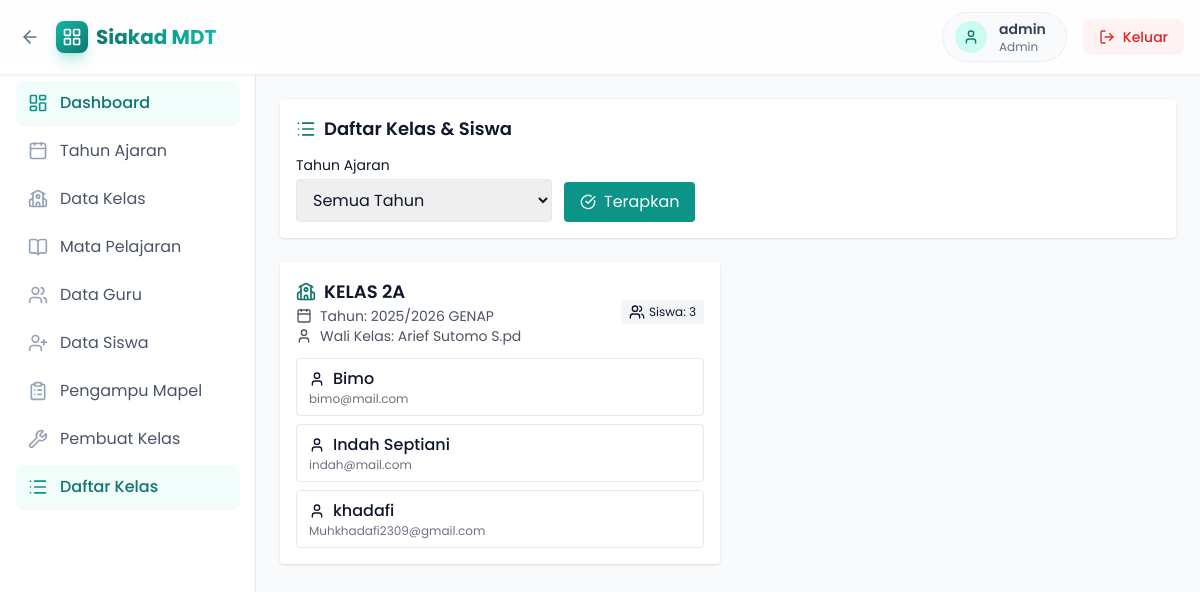
Page /public/index.php?page=admin&resource=class_roster (signed in) on the committed database.
### tables this page shows
CREATE TABLE `users` (
  `id` int(11) NOT NULL,
  `username` varchar(50) NOT NULL,
  `password_hash` varchar(255) NOT NULL,
  `role` enum('admin','teacher','student') NOT NULL,
  `created_at` datetime NOT NULL DEFAULT current_timestamp()
);

CREATE TABLE `classes` (
  `id` int(11) NOT NULL,
  `name` varchar(50) NOT NULL,
  `academic_year_id` int(11) NOT NULL,
  `homeroom_teacher_id` int(11) DEFAULT NULL
);

CREATE TABLE `academic_years` (
  `id` int(11) NOT NULL,
  `label` varchar(20) NOT NULL,
  `is_active` tinyint(1) NOT NULL DEFAULT 0
);

CREATE TABLE `teachers` (
  `id` int(11) NOT NULL,
  `user_id` int(11) NOT NULL,
  `name` varchar(100) NOT NULL,
  `nip` varchar(20) DEFAULT NULL,
  `email` varchar(100) DEFAULT NULL
);

CREATE TABLE `students` (
  `id` int(11) NOT NULL,
  `user_id` int(11) NOT NULL,
  `name` varchar(100) NOT NULL,
  `nis` varchar(20) DEFAULT NULL,
  `email` varchar(100) DEFAULT NULL
);

### config/database.php (called while the page is built, shortened)
<?php
function db(): PDO {
    static $pdo = null;
    if ($pdo === null) {
        $dsn = 'mysql:host=' . DB_HOST . ';dbname=' . DB_NAME . ';charset=utf8mb4';
        $pdo = new PDO($dsn, DB_USER, DB_PASS, [
            PDO::ATTR_ERRMODE => PDO::ERRMODE_EXCEPTION,
            PDO::ATTR_DEFAULT_FETCH_MODE => PDO::FETCH_ASSOC,
        ]);
    }
    return $pdo;
}
?>

### config/auth.php (called while the page is built, shortened)
<?php
require_once __DIR__ . '/database.php';
function current_user(): ?array {
    $stmt = db()->prepare('SELECT id, username, role FROM users WHERE id = ?');
    $stmt->execute([$_SESSION['user_id']]);
    $u = $stmt->fetch();
    return $u ?: null;
}
?>

### models/AcademicYear.php (called while the page is built, shortened)
<?php
require_once __DIR__ . '/../config/database.php';
class AcademicYear {
    public static function activeId(): ?int {
        $stmt = db()->query('SELECT id FROM academic_years WHERE is_active = 1 LIMIT 1');
        $r = $stmt->fetch();
        return $r ? (int)$r['id'] : null;
    }
}
?>

### models/SchoolClass.php (called while the page is built, shortened)
<?php
require_once __DIR__ . '/../config/database.php';
class SchoolClass {
    public static function byYearDetailed(int $academic_year_id): array {
        $sql = 'SELECT c.id, c.name, ay.label AS year_label, t.name AS homeroom_name FROM classes c JOIN academic_years ay ON ay.id = c.academic_year_id LEFT JOIN teachers t ON t.id = c.homeroom_teacher_id WHERE c.academic_year_id = ? ORDER BY c.name';
        $stmt = db()->prepare($sql);
        $stmt->execute([$academic_year_id]);
        return $stmt->fetchAll();
    }
}
?>

### models/ClassStudent.php (called while the page is built, shortened)
<?php
require_once __DIR__ . '/../config/database.php';
class ClassStudent {
    public static function listByClass(int $class_id): array {
        $sql = 'SELECT s.id, s.name, s.nis, s.email FROM class_students cs JOIN students s ON s.id = cs.student_id WHERE cs.class_id = ? ORDER BY s.name';
        $stmt = db()->prepare($sql);
        $stmt->execute([$class_id]);
        return $stmt->fetchAll();
    }
}
?>

### views/admin/class_roster.php (the view, shortened to what this page needs)
<div class="space-y-6">
  <div class="bg-white shadow rounded p-4 hover:shadow-md transition-shadow">
    <div class="text-lg font-semibold mb-3 flex items-center gap-2"><i data-lucide="list" class="w-5 h-5 text-brand-700"></i> Daftar Kelas & Siswa</div>
    <form method="get" class="flex items-end gap-3">
      <div>
        <label class="block text-sm mb-1">Tahun Ajaran</label>
        <select name="academic_year_id" class="w-64 border rounded px-3 py-2">
          <option value="">Semua Tahun</option>
        </select>
      </div>
      <button class="inline-flex items-center gap-2 px-4 py-2 bg-brand-600 hover:bg-brand-700 text-white rounded transition-colors"><i data-lucide="check-circle" class="w-4 h-4"></i><span>Terapkan</span></button>
    </form>
  </div>
  <div class="grid grid-cols-1 md:grid-cols-2 gap-4">
    <?php foreach ($rosters as $r): $c=$r['class']; $students=$r['students']; ?>
      <div class="bg-white shadow rounded p-4 hover:shadow-md transition-shadow">
        <div class="flex items-center justify-between">
          <div>
            <div class="text-lg font-semibold flex items-center gap-2"><i data-lucide="school" class="w-5 h-5 text-brand-700"></i> <?= htmlspecialchars($c['name']) ?></div>
            <div class="text-sm text-gray-600 flex items-center gap-2"><i data-lucide="calendar" class="w-4 h-4"></i> Tahun: <?= htmlspecialchars($c['year_label'] ?? '') ?></div>
            <div class="text-sm text-gray-600 flex items-center gap-2"><i data-lucide="user" class="w-4 h-4"></i> Wali Kelas: <?= htmlspecialchars($c['homeroom_name'] ?? '—') ?></div>
          </div>
          <div class="text-xs bg-gray-100 px-2 py-1 rounded inline-flex items-center gap-1"><i data-lucide="users" class="w-4 h-4"></i> Siswa: <?= (int)count($students) ?></div>
        </div>
        <div class="mt-3 space-y-2 max-h-72 overflow-auto">
          <?php if (count($students) === 0): ?>
            <div class="text-sm text-gray-500">Belum ada siswa.</div>
          <?php else: ?>
            <?php foreach ($students as $s): ?>
              <div class="flex items-center justify-between border rounded px-3 py-2">
                <div>
                  <div class="font-medium flex items-center gap-2"><i data-lucide="user" class="w-4 h-4"></i> <?= htmlspecialchars($s['name']) ?></div>
                  <div class="text-xs text-gray-500"><?= htmlspecialchars($s['email'] ?? '') ?></div>
                </div>
              </div>
            <?php endforeach; ?>
          <?php endif; ?>
        </div>
      </div>
    <?php endforeach; ?>
  </div>
</div>

### views/layout.php (shortened to what this page needs)
<?php
require_once BASE_PATH . '/config/auth.php';
$u = current_user();
?>
<!DOCTYPE html>
<html>
<head>
<script src="https://cdn.tailwindcss.com"></script>
</head>
<body class="bg-slate-50 min-h-screen font-poppins text-slate-900 bg-[url('https://www.transparenttextures.com/patterns/cubes.png')]">
<header class="bg-white/80 backdrop-blur-md shadow-sm sticky top-0 z-40 border-b border-slate-200/60" aria-label="Header">
  <div class="max-w-7xl mx-auto px-4 py-3 flex items-center justify-between">
    <div class="flex items-center gap-3">
      <a id="backButton" aria-label="Kembali" href="#" data-role="<?= $u['role'] ?? '' ?>" class="inline-flex items-center gap-1 text-slate-500 hover:text-brand-600 transition-colors p-1 rounded-full hover:bg-brand-50">
        <i data-lucide="arrow-left" class="w-5 h-5"></i>
      </a>
      <a href="index.php?page=<?= $u && $u['role'] ? htmlspecialchars($u['role']) : 'login' ?>" class="flex items-center gap-2 group">
        <div class="w-8 h-8 bg-gradient-to-br from-brand-500 to-brand-700 rounded-lg flex items-center justify-center text-white shadow-lg shadow-brand-500/30 group-hover:scale-105 transition-transform">
            <i data-lucide="layout-grid" class="w-5 h-5"></i>
        </div>
        <span class="text-lg md:text-xl font-bold bg-clip-text text-transparent bg-gradient-to-r from-brand-700 to-brand-500">Siakad MDT</span>
      </a>
    </div>
    <div class="flex items-center gap-4">
      <?php if ($u): ?>
        <div class="hidden sm:flex items-center gap-3 px-3 py-1.5 bg-slate-100/50 rounded-full border border-slate-200/60">
          <div class="w-8 h-8 rounded-full bg-brand-100 text-brand-700 flex items-center justify-center">
            <i data-lucide="user" class="w-4 h-4"></i>
          </div>
          <div class="flex flex-col leading-none mr-2">
             <span class="text-sm font-semibold text-slate-700"><?= htmlspecialchars($u['username']) ?></span>
             <span class="text-xs text-slate-500 capitalize"><?= htmlspecialchars($u['role']) ?></span>
          </div>
        </div>
        <a href="index.php?page=logout" class="inline-flex items-center gap-2 px-4 py-2 bg-red-50 text-red-600 rounded-lg hover:bg-red-100 hover:text-red-700 focus:outline-none focus:ring-2 focus:ring-red-400 transition-all font-medium text-sm" aria-label="Keluar">
          <i data-lucide="log-out" class="w-4 h-4"></i>
          <span class="hidden sm:inline">Keluar</span>
        </a>
      <?php endif; ?>
    </div>
  </div>
</header>
<?php if ($u && $u['role'] === 'admin'): ?>
  <div class="flex pt-0">
    <aside class="w-64 fixed inset-y-0 left-0 top-[65px] bg-white border-r border-slate-200 hidden md:block overflow-y-auto pb-20 z-30">
      <nav class="p-4 space-y-1">
        <?php
        $menu = [
            ['url' => 'index.php?page=admin', 'icon' => 'layout-dashboard', 'label' => 'Dashboard'],
            ['url' => 'index.php?page=admin&resource=academic_years', 'icon' => 'calendar', 'label' => 'Tahun Ajaran'],
            ['url' => 'index.php?page=admin&resource=classes', 'icon' => 'school', 'label' => 'Data Kelas'],
            ['url' => 'index.php?page=admin&resource=subjects', 'icon' => 'book-open', 'label' => 'Mata Pelajaran'],
            ['url' => 'index.php?page=admin&resource=teachers', 'icon' => 'users', 'label' => 'Data Guru'],
            ['url' => 'index.php?page=admin&resource=students', 'icon' => 'user-plus', 'label' => 'Data Siswa'],
            ['url' => 'index.php?page=admin&resource=teaching_assignments', 'icon' => 'clipboard-list', 'label' => 'Pengampu Mapel'],
            ['url' => 'index.php?page=admin&resource=class_builder', 'icon' => 'wrench', 'label' => 'Pembuat Kelas'],
            ['url' => 'index.php?page=admin&resource=class_roster', 'icon' => 'list', 'label' => 'Daftar Kelas'],
        ];
        $currentUrl = 'index.php?' . $_SERVER['QUERY_STRING'];
        ?>
        <?php foreach ($menu as $item): ?>
          <?php $isActive = strpos($currentUrl, $item['url']) !== false || ($item['url'] === 'index.php?page=admin' && $currentUrl === 'index.php?page=admin'); ?>
          <a href="<?= $item['url'] ?>" class="flex items-center gap-3 px-3 py-2.5 rounded-lg transition-all duration-200 <?= $isActive ? 'bg-brand-50 text-brand-700 font-medium shadow-sm' : 'text-slate-600 hover:bg-slate-50 hover:text-slate-900' ?>">
            <i data-lucide="<?= $item['icon'] ?>" class="w-5 h-5 <?= $isActive ? 'text-brand-600' : 'text-slate-400' ?>"></i>
            <span><?= $item['label'] ?></span>
          </a>
        <?php endforeach; ?>
      </nav>
    </aside>
    <main class="flex-1 ml-0 md:ml-64 p-6 min-h-[calc(100vh-65px)]">
      <?php require $content; ?>
    </main>
  </div>
<?php endif; ?>
</body>
</html>

### rows in the picture
users: username "admin", role "Admin"
classes: name "KELAS 2A", academic_year.label "2025/2026 GENAP", homeroom_teacher.name "Arief Sutomo S.pd", count($students) "3"
students: name "Bimo", email "bimo@mail.com"
students: name "Indah Septiani", email "indah@mail.com"
students: name "khadafi", email "Muhkhadafi2309@gmail.com"

### other values in the picture
$item['label'] "Dashboard"
$item['label'] "Tahun Ajaran"
$item['label'] "Data Kelas"
$item['label'] "Mata Pelajaran"
$item['label'] "Data Guru"
$item['label'] "Data Siswa"
$item['label'] "Pengampu Mapel"
$item['label'] "Pembuat Kelas"
$item['label'] "Daftar Kelas"
